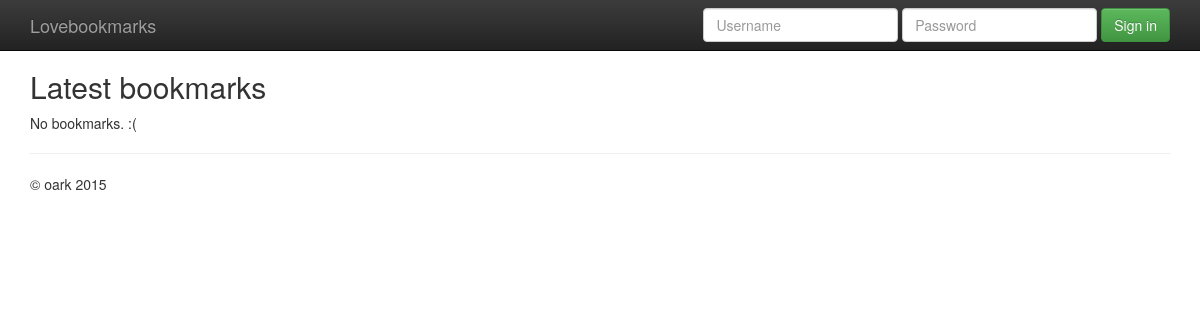
Before: / with the older database file.
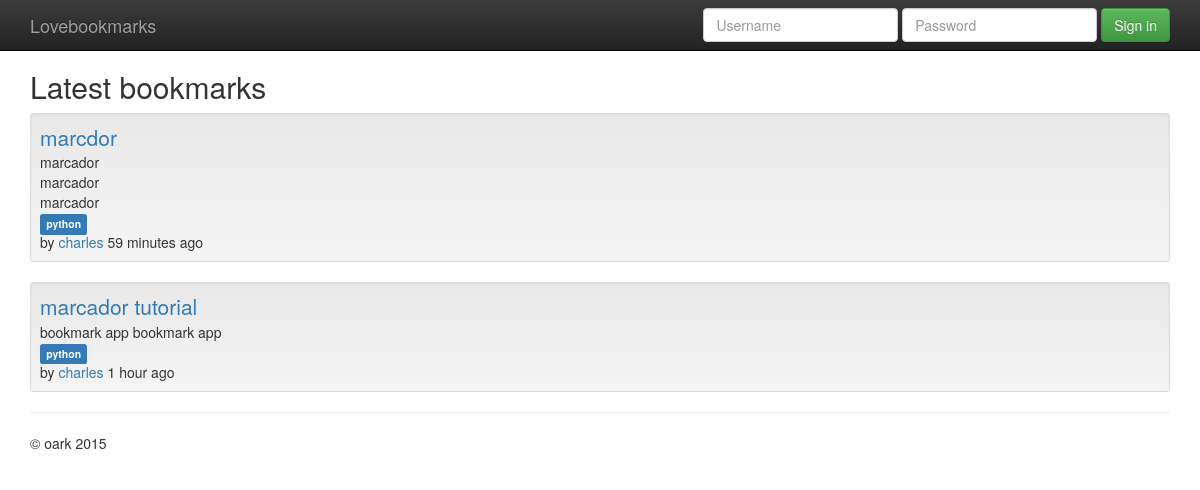
After: the same page with the newer database file.
### lovebookmarks/models.py (models this page shows, shortened)
@python_2_unicode_compatible
class Bookmark(models.Model):
    url = models.URLField()
    title = models.CharField('title', max_length=255)
    description = models.TextField('description', blank=True)
    is_public = models.BooleanField('public', default=True)
    date_created = models.DateTimeField('date created')
    date_updated = models.DateTimeField('date updated')
    owner = models.ForeignKey(User, verbose_name='owner',
        related_name='bookmarks')
    tags = models.ManyToManyField(Tag, blank=True)
    objects = models.Manager()
    public = PublicBookmarkManager()
    class Meta:
        verbose_name = 'bookmark'
        verbose_name_plural = 'bookmarks'
        ordering = ['-date_created']

@python_2_unicode_compatible
class Tag(models.Model):
    name = models.CharField(max_length=50, unique=True)
    class Meta:
        verbose_name = 'tag'
        verbose_name_plural = 'tags'
        ordering = ['name']
    def __str__(self):
        return self.name

### lovebookmarks/views.py (the view)
# urls.py: url(r'^$', views.bookmark_list, name='lovebookmarks_bookmark_list'),
def bookmark_list(request):
    bookmarks = Bookmark.public.all()
    context = {'bookmarks': bookmarks}
    return render(request, 'lovebookmarks/bookmark_list.html', context)

### lovebookmarks/models.py (called while the page is built)
    def get_queryset(self):
        qs = super(PublicBookmarkManager, self).get_queryset()
        return qs.filter(is_public=True)

### lovebookmarks/templates/lovebookmarks/bookmark_list.html (shortened to what this page needs)
{% extends "base.html" %}
{% block heading %}
  <h2>Latest bookmarks</h2>
{% endblock %}
{% block content %}
  <ul class="list-unstyled">
  {% for bookmark in bookmarks %}
    <li class="well well-sm">{% include "lovebookmarks/bookmark.html" %}</li>
  {% empty %}
    <li>No bookmarks. :(</li>
  {% endfor %}
  </ul>
{% endblock %}

### templates/base.html (shortened to what this page needs)
{% load staticfiles %}
<!doctype html>
 <html class="no-js" lang="">
    <head>
        <link rel="stylesheet" href="{% static "css/bootstrap.min.css"%}">
        <link rel="stylesheet" href="{% static "css/bootstrap-theme.min.css" %}">
        <link rel="stylesheet" href="{% static "css/main.css" %}">
    </head>
    <body>
    <nav class="navbar navbar-inverse navbar-fixed-top" role="navigation">
      <div class="container">
        <div class="navbar-header">
          <a class="navbar-brand" href="#">Lovebookmarks</a>
        </div>
        <div id="navbar" class="navbar-collapse collapse">
          {% block toggle_login %}
           {% include "toggle_login.html" %}
           {% endblock %}
        </div>
      </div>
    </nav>
    <div class="container">
     <div>
      {% block heading %}{% endblock %}
       </div>
      <div>
      {% block content %}{% endblock %}
       </div>
      <hr>
      <footer>
        <p>&copy; oark  2015</p>
      </footer>
    </div>         <script src="//ajax.googleapis.com/ajax/libs/jquery/1.11.2/jquery.min.js"></script>
    </body>
</html>

### templates/toggle_login.html (shortened to what this page needs)
{% if user.is_authenticated %}
<ul class="nav navbar-nav navbar-right">
<li><a href="{% url "lovebookmarks_bookmark_create" %}">Create bookmark</a></li>
  <li class="dropdown">
    <a href="#" class="dropdown-toggle" data-toggle="dropdown" role="button"
        aria-expanded="false">{{ user.username }} <span class="caret"></span></a>
    <ul class="dropdown-menu" role="menu">
      <li><a href="{% url 'lovebookmarks_bookmark_user' user.username %}">
          My bookmarks</a></li>
      <li><a href="{% url "mysite_logout" %}">Logout</a></li>
    </ul>
  </li>
</ul>
{% else %}
<form class="navbar-form navbar-right" role="form" action="{% url "mysite_login" %}"
    method="post" accept-charset="utf-8">
  <div class="form-group">
    <input type="text" placeholder="Username" class="form-control" name="username">
  </div>
  <div class="form-group">
    <input type="password" placeholder="Password" class="form-control" name="password">
  </div>
  <button type="submit" class="btn btn-success">Sign in</button>
</form>
{% endif %}

### lovebookmarks/templates/lovebookmarks/bookmark.html (shortened to what this page needs)
<a class="lead" href="{{ bookmark.url }}">{{ bookmark.title }}</a>
{% if bookmark.description %}
  <br>{{ bookmark.description|linebreaksbr }}
{% endif %}
{% if not bookmark.is_public %}
  <br><span class="label label-warning">private</span>
{% else %}
    <br>
{% endif %}
{% if bookmark.tags.count %}
  {% for tag in bookmark.tags.all %}
    <span class="label label-primary">{{ tag|lower }}</span>&nbsp;
  {% endfor %}
{% endif %}
<br>by <a href="{% url "lovebookmarks_bookmark_user" bookmark.owner.username %}">
    {{ bookmark.owner.username }}</a>
{{ bookmark.date_created|timesince }} ago

### templates/base.html (style rules this page uses)
body { padding-top: 50px; padding-bottom: 20px; }

Changed rows visible on the page:
added Bookmark: title "marcdor", description "marcador marcador marcador", owner.username "charles", date_created "59 minutes"
added Tag: name "python"
added Bookmark: title "marcador tutorial", description "bookmark app bookmark app", owner.username "charles", date_created "1 hour"
Other visible differences:
text no longer shown: "No bookmarks. :("
